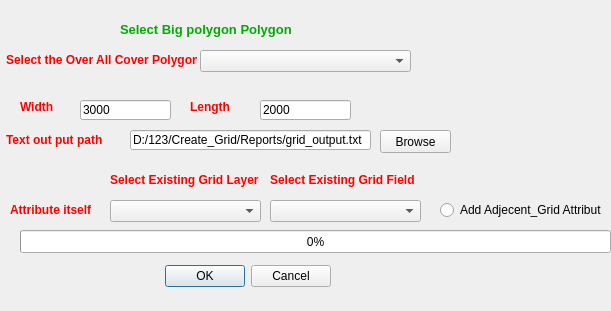
<?xml version="1.0" encoding="UTF-8"?>
<ui version="4.0">
 <class>Dialog</class>
 <widget class="QDialog" name="Dialog">
  <property name="geometry">
   <rect>
    <x>0</x>
    <y>0</y>
    <width>611</width>
    <height>311</height>
   </rect>
  </property>
  <property name="windowTitle">
   <string>Dialog</string>
  </property>
  <widget class="QComboBox" name="layerComboBox">
   <property name="geometry">
    <rect>
     <x>200</x>
     <y>50</y>
     <width>211</width>
     <height>22</height>
    </rect>
   </property>
  </widget>
  <widget class="QLabel" name="label">
   <property name="geometry">
    <rect>
     <x>120</x>
     <y>20</y>
     <width>181</width>
     <height>20</height>
    </rect>
   </property>
   <property name="text">
    <string>&lt;html&gt;&lt;head/&gt;&lt;body&gt;&lt;p&gt;&lt;span style=&quot; font-size:10pt; font-weight:600; color:#00aa00;&quot;&gt;Select Big polygon Polygon&lt;/span&gt;&lt;/p&gt;&lt;/body&gt;&lt;/html&gt;</string>
   </property>
  </widget>
  <widget class="QLabel" name="label_2">
   <property name="geometry">
    <rect>
     <x>20</x>
     <y>100</y>
     <width>47</width>
     <height>14</height>
    </rect>
   </property>
   <property name="text">
    <string>&lt;html&gt;&lt;head/&gt;&lt;body&gt;&lt;p&gt;&lt;span style=&quot; font-weight:600; color:#ff0000;&quot;&gt;Width&lt;/span&gt;&lt;/p&gt;&lt;/body&gt;&lt;/html&gt;</string>
   </property>
  </widget>
  <widget class="QLabel" name="label_3">
   <property name="geometry">
    <rect>
     <x>190</x>
     <y>100</y>
     <width>47</width>
     <height>14</height>
    </rect>
   </property>
   <property name="text">
    <string>&lt;html&gt;&lt;head/&gt;&lt;body&gt;&lt;p&gt;&lt;span style=&quot; font-weight:600; color:#ff0000;&quot;&gt;Length&lt;/span&gt;&lt;/p&gt;&lt;/body&gt;&lt;/html&gt;</string>
   </property>
  </widget>
  <widget class="QLineEdit" name="widthlineEdit">
   <property name="geometry">
    <rect>
     <x>80</x>
     <y>100</y>
     <width>91</width>
     <height>20</height>
    </rect>
   </property>
   <property name="text">
    <string>3000</string>
   </property>
  </widget>
  <widget class="QLineEdit" name="lengthlineEdit">
   <property name="geometry">
    <rect>
     <x>260</x>
     <y>100</y>
     <width>91</width>
     <height>20</height>
    </rect>
   </property>
   <property name="text">
    <string>2000</string>
   </property>
  </widget>
  <widget class="QDialogButtonBox" name="buttonBox">
   <property name="geometry">
    <rect>
     <x>160</x>
     <y>260</y>
     <width>171</width>
     <height>32</height>
    </rect>
   </property>
   <property name="orientation">
    <enum>Qt::Horizontal</enum>
   </property>
   <property name="standardButtons">
    <set>QDialogButtonBox::Cancel|QDialogButtonBox::Ok</set>
   </property>
  </widget>
  <widget class="QLineEdit" name="outPathLineEdit">
   <property name="geometry">
    <rect>
     <x>130</x>
     <y>130</y>
     <width>241</width>
     <height>20</height>
    </rect>
   </property>
   <property name="text">
    <string>D:/123/Create_Grid/Reports/grid_output.txt</string>
   </property>
  </widget>
  <widget class="QLabel" name="label_4">
   <property name="geometry">
    <rect>
     <x>6</x>
     <y>130</y>
     <width>101</width>
     <height>20</height>
    </rect>
   </property>
   <property name="text">
    <string>&lt;html&gt;&lt;head/&gt;&lt;body&gt;&lt;p&gt;&lt;span style=&quot; font-weight:600; color:#ff0000;&quot;&gt;Text out put path&lt;/span&gt;&lt;/p&gt;&lt;/body&gt;&lt;/html&gt;</string>
   </property>
  </widget>
  <widget class="QPushButton" name="browseButton">
   <property name="geometry">
    <rect>
     <x>380</x>
     <y>130</y>
     <width>71</width>
     <height>23</height>
    </rect>
   </property>
   <property name="text">
    <string>Browse</string>
   </property>
  </widget>
  <widget class="QLabel" name="label_6">
   <property name="geometry">
    <rect>
     <x>110</x>
     <y>170</y>
     <width>151</width>
     <height>20</height>
    </rect>
   </property>
   <property name="text">
    <string>&lt;html&gt;&lt;head/&gt;&lt;body&gt;&lt;p&gt;&lt;span style=&quot; font-weight:600; color:#ff0000;&quot;&gt;Select Existing Grid Layer&lt;/span&gt;&lt;/p&gt;&lt;/body&gt;&lt;/html&gt;</string>
   </property>
  </widget>
  <widget class="QComboBox" name="existingGridLayerComboBox">
   <property name="geometry">
    <rect>
     <x>110</x>
     <y>200</y>
     <width>151</width>
     <height>22</height>
    </rect>
   </property>
  </widget>
  <widget class="QRadioButton" name="radioButtonAddAdjacency">
   <property name="geometry">
    <rect>
     <x>440</x>
     <y>200</y>
     <width>161</width>
     <height>20</height>
    </rect>
   </property>
   <property name="text">
    <string>Add Adjecent_Grid Attribute</string>
   </property>
  </widget>
  <widget class="QLabel" name="label_5">
   <property name="geometry">
    <rect>
     <x>6</x>
     <y>50</y>
     <width>191</width>
     <height>20</height>
    </rect>
   </property>
   <property name="text">
    <string>&lt;html&gt;&lt;head/&gt;&lt;body&gt;&lt;p&gt;&lt;span style=&quot; font-weight:600; color:#ff0000;&quot;&gt;Select the Over All Cover Polygon&lt;/span&gt;&lt;/p&gt;&lt;/body&gt;&lt;/html&gt;</string>
   </property>
  </widget>
  <widget class="QComboBox" name="existingGridLayerComboBox_2">
   <property name="geometry">
    <rect>
     <x>270</x>
     <y>200</y>
     <width>151</width>
     <height>22</height>
    </rect>
   </property>
  </widget>
  <widget class="QLabel" name="label_7">
   <property name="geometry">
    <rect>
     <x>270</x>
     <y>170</y>
     <width>151</width>
     <height>20</height>
    </rect>
   </property>
   <property name="text">
    <string>&lt;html&gt;&lt;head/&gt;&lt;body&gt;&lt;p&gt;&lt;span style=&quot; font-weight:600; color:#ff0000;&quot;&gt;Select Existing Grid Field&lt;/span&gt;&lt;/p&gt;&lt;/body&gt;&lt;/html&gt;</string>
   </property>
  </widget>
  <widget class="QLabel" name="label_8">
   <property name="geometry">
    <rect>
     <x>10</x>
     <y>200</y>
     <width>91</width>
     <height>20</height>
    </rect>
   </property>
   <property name="text">
    <string>&lt;html&gt;&lt;head/&gt;&lt;body&gt;&lt;p&gt;&lt;span style=&quot; font-weight:600; color:#ff0000;&quot;&gt;Attribute itself&lt;/span&gt;&lt;/p&gt;&lt;/body&gt;&lt;/html&gt;</string>
   </property>
  </widget>
  <widget class="QProgressBar" name="progressBar">
   <property name="geometry">
    <rect>
     <x>20</x>
     <y>230</y>
     <width>591</width>
     <height>23</height>
    </rect>
   </property>
   <property name="value">
    <number>0</number>
   </property>
  </widget>
 </widget>
 <resources/>
 <connections/>
</ui>
